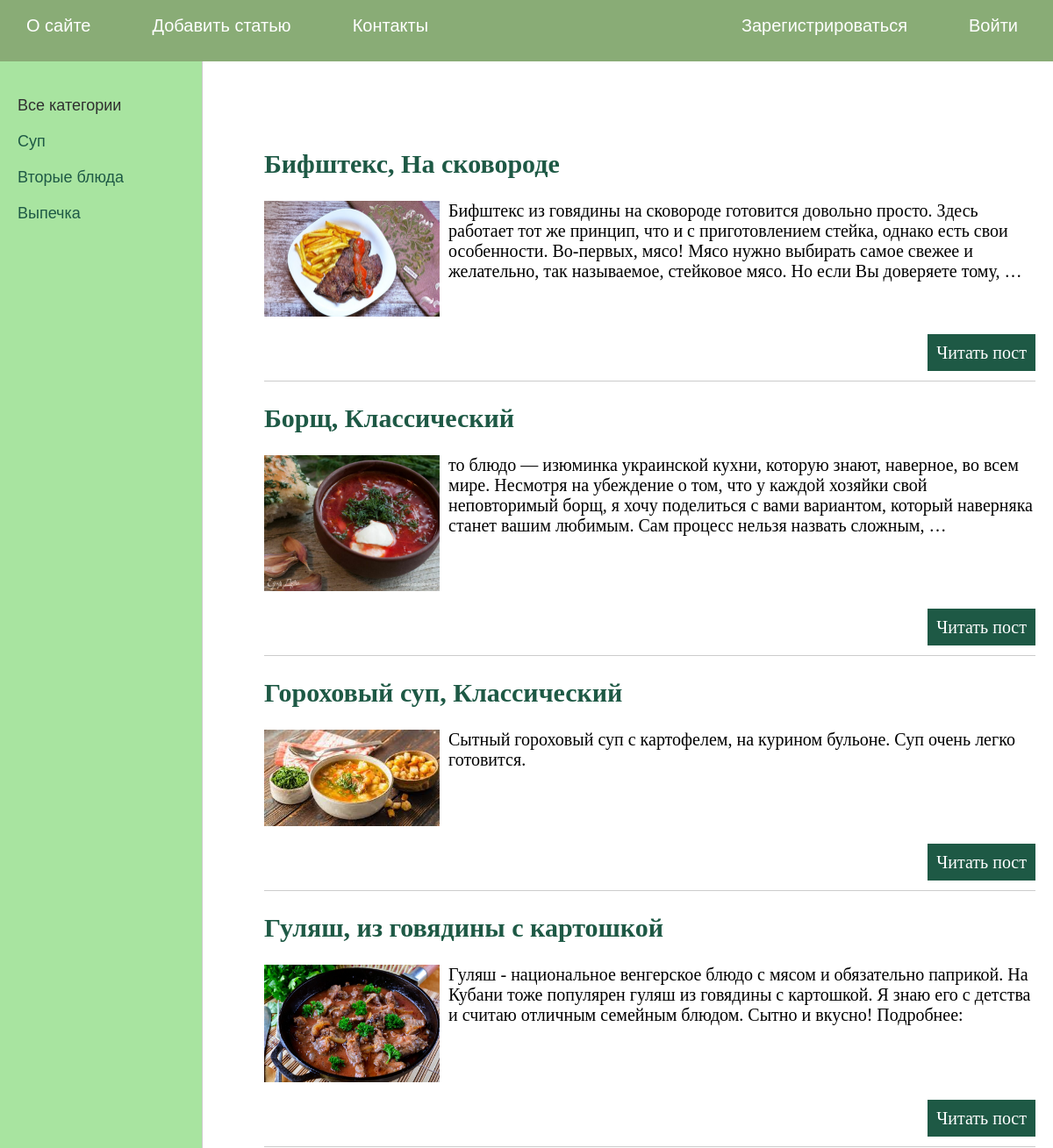
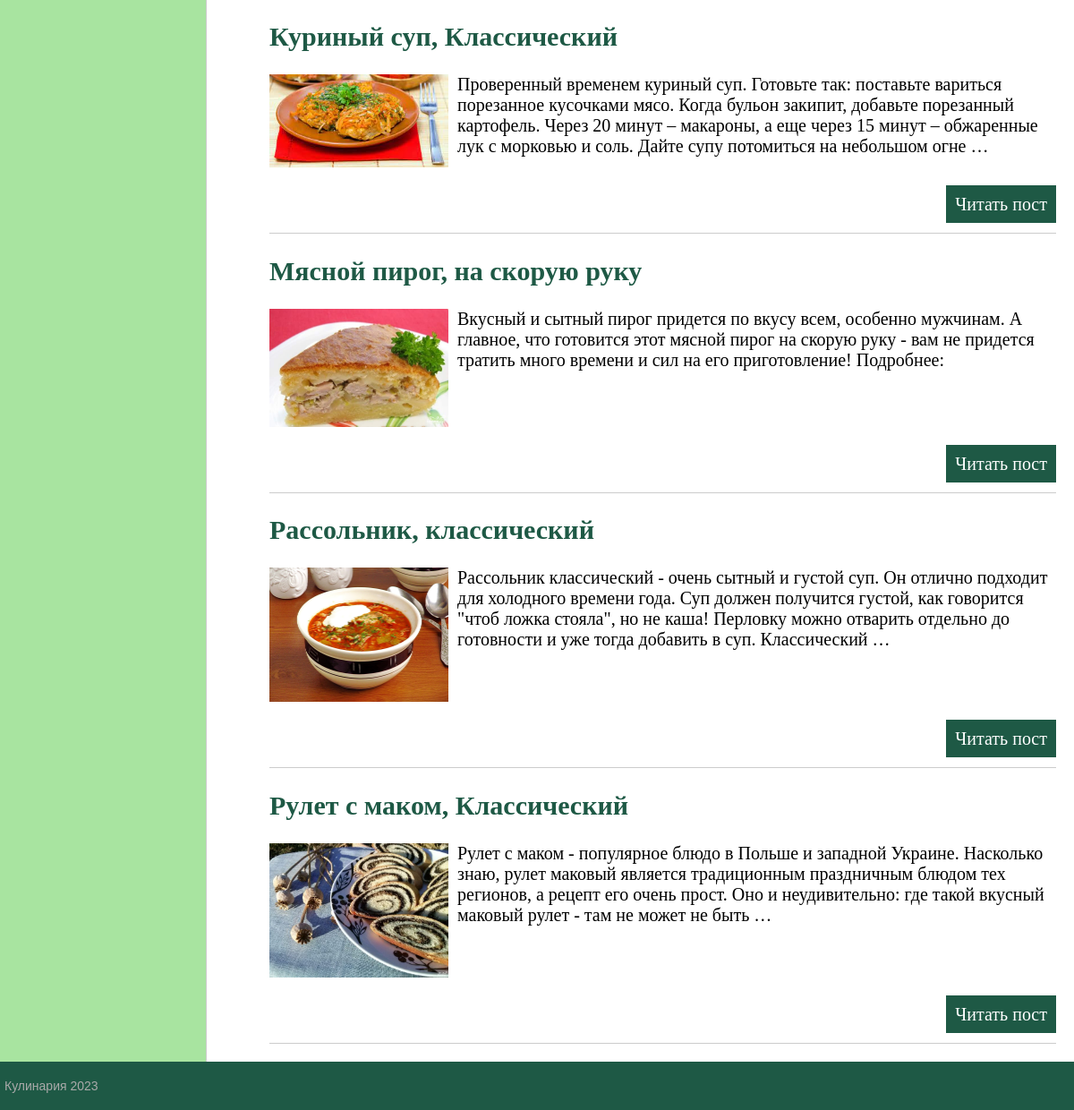
The page / on the database its author committed (2 pictures, top to bottom).
### foods/models.py (models this page shows, shortened)
class TimedModel(models.Model):
    time_create = models.DateTimeField(auto_now_add=True)
    time_update = models.DateTimeField(auto_now=True)
    class Meta:
        abstract = True

class Category(TimedModel):
    name = models.CharField(max_length=100, db_index=True)
    class Meta:
        db_table = "categories"
        verbose_name = "Categorie"

class Foods(TimedModel):
    title = models.CharField(max_length=255)
    content = models.TextField(blank=True)
    call = models.TextField(blank=True)
    photo = models.ImageField(upload_to="photos/%Y/%m/%d/")
    is_published = models.BooleanField(default=True)
    cat = models.ForeignKey(Category, on_delete=models.PROTECT, null=True)
    portions = models.PositiveSmallIntegerField(verbose_name="Порции", null=True)
    calories = models.PositiveIntegerField(null=True)
    class Meta:
        db_table = "foods"
        ordering = ["title"]
        verbose_name = "Food"

### foods/views.py (the view)
# urls.py: path('', index, name='home'),
def index(request):
    posts = Foods.objects.all()
    cats = Category.objects.all()
    context = {
        'posts': posts,
        'cats': cats,
        'title': 'Главная страница',
        'cat_selected': 0,
    }
    return render(request, 'foods/index.html', context=context)

### templates/foods/index.html (shortened to what this page needs)
{% extends 'base.html' %}
{% block content %}
<ul class="list-articles">
	{% for p in posts %}
			<li><h2 class="h2">{{p.title}},  {{p.call}}</h2>
				<img src="/media/{{ p.photo }}" alt="Food" class="img-article-left" height="200px" width="200px">
	{% autoescape on %}
	{{p.content|linebreaks|truncatewords:40}}
	{% endautoescape %}
			<p class="link-read-post"><a href="{% url 'post' p.id %}">Читать пост</a></p>
			</li>
	{% endfor %}
</ul>
{% endblock %}

### templates/base.html (shortened to what this page needs)
{% load static %}
<!DOCTYPE html>
<html>
<head>
	<link type="text/css" href="{% static 'foods/css/style.css' %}" rel="stylesheet" />
</head>
<body>
<table class="table-page" border=0 cellpadding="0" cellspacing="0">
<tr><td valign=top>
{% block mainmenu %}
		<div class="header">
			<ul id="mainmenu" class="mainmenu">
				<li><a href="{% url 'about' %}">О сайте</a></li>
				<li><a href="{% url 'add_page' %}">Добавить статью</a></li>
				<li><a href="{% url 'contact' %}">Контакты</a></li>
				{% if not user.is_authenticated %}
				<li class="last"><a href="{% url 'login' %}">Войти</a></li>
				<li class="last"><a href="{% url 'signup' %}">Зарегистрироваться</a></li>
				{% else %}
				<li class="last">{{ user.username }}</li>
				<li class="last"><a href="{% url 'logout' %}">Выйти</a></li>
				{% endif %}
			</ul>
		</div>
{% endblock mainmenu %}
<table class="table-content" border=0 cellpadding="0" cellspacing="0">
{% block left_sidebar %}
	<tr>
	<td valign="top" class="left-chapters">
	<ul id="leftchapters">
{% if cat_selected == 0 %}
		<li class="selected">Все категории</li>
{% else %}
		<li><a href="{% url 'home' %}">Все категории</a></li>
{% endif %}
{% for c in cats %}
	{% if c.pk == cat_selected %}
		<li class="selected">{{c.name}}</li>
	{% else %}
		<li><a href="{% url 'category' c.id %}">{{c.name}}</a></li>
	{% endif %}
{% endfor %}
	</ul>
</td>
{% endblock %}
<td valign="top" class="content">
	<div class="content-text">
{% block content %}
{% endblock %}
	</div>
</td></tr></table>
</td></tr>
<tr><td valign=top>
	<div id="footer">
		<p>Кулинария 2023</p>
	</div>
</td></tr></table>
</body>
</html>

### static/foods/css/style.css (style rules this page uses)
html, body { font-family: sans-serif; margin: 0; padding: 0; height: 100%; width: 100%; color: #FFFAFA }
a { color: #FFFAFA; text-decoration: none; }
img { max-width: 600px; height: auto; }
img.img-article-left { max-width: 300px; max-height: 400px; height: auto; float: left; padding: 0 10px 10px 0; }
p.link-read-post { text-align: right; }
p.link-read-post a { padding: 10px; min-width: 100px; background: #1E5945; color: #fff; text-decoration: none; }
ul.list-articles { list-style: none; margin: 0; padding: 0; }
ul.list-articles li { border-bottom: 1px solid #ccc; }
.table-page { width: 100%; height: 100%; vertical-align: top; }
.table-page tr { height: 100%; }
.header { background: #89AC76; height: 70px; }
ul.mainmenu { list-style: none; margin: 0; padding: 0; height: 60px; color: #ffffff; font-size: 20px; overflow: hidden; }
ul.mainmenu li { float: left; margin: 18px 40px 0 30px; }
ul.mainmenu li.last { float: right; }
ul.mainmenu li a { color: #ffffff; text-decoration: none; }
.table-content { width: 100%; min-height: 100%; height: 100%; }
.left-chapters { margin: 0; background: #A8E4A0; border-right: 1px solid #ccc; min-height: 100%; }
.left-chapters ul { width: 200px; min-height: 100%; margin: 0; padding: 20px 10px 10px 20px; list-style: none; font-size: 18px; }
.left-chapters ul li { margin: 20px 0 0 0; color: #FFFAF0; }
.left-chapters ul li.selected { color: #303030 }
.left-chapters ul li a { color: #1E5945; text-decoration: none; }
.content { padding: 40px 20px 20px 40px; width: 100%; box-sizing: border-box; }
.content-text { margin: 60px 0 0 30px; color: #000; font-size: 20px; font-family: Yandex Sans Display Light; }
#footer { box-sizing: border-box; background: #1E5945; padding: 5px; color: #aaa; font-size: 14px; text-align: left; overflow: hidden; }
.h2 { font-family:Brush Script MT, Brush Script Std, cursive; color:#1E5945; }
.img-article-left { height: 300px }

### rows shown on the page
Category: name "Суп"
Category: name "Вторые блюда"
Category: name "Выпечка"
Foods: title "Бифштекс", call "На сковороде", photo (picture), content "Бифштекс из говядины на сковороде готовится довольно просто. Здесь работает тот же принцип, что и с приготовлением стейка, однако есть свои особенности. Во-первых, мясо! Мясо нужно выбирать самое свежее и желательно, так называемое, стейковое мясо. Но если Вы доверяете тому, …"
Foods: title "Борщ", call "Классический", photo (picture), content "то блюдо — изюминка украинской кухни, которую знают, наверное, во всем мире. Несмотря на убеждение о том, что у каждой хозяйки свой неповторимый борщ, я хочу поделиться с вами вариантом, который наверняка станет вашим любимым. Сам процесс нельзя назвать сложным, …"
Foods: title "Гороховый суп", call "Классический", photo (picture), content "Сытный гороховый суп с картофелем, на курином бульоне. Суп очень легко готовится."
Foods: title "Гуляш", call "из говядины с картошкой", photo (picture), content "Гуляш - национальное венгерское блюдо с мясом и обязательно паприкой. На Кубани тоже популярен гуляш из говядины с картошкой. Я знаю его с детства и считаю отличным семейным блюдом. Сытно и вкусно! Подробнее:"
Foods: title "Куриный суп", call "Классический", photo (picture), content "Проверенный временем куриный суп. Готовьте так: поставьте вариться порезанное кусочками мясо. Когда бульон закипит, добавьте порезанный картофель. Через 20 минут – макароны, а еще через 15 минут – обжаренные лук с морковью и соль. Дайте супу потомиться на небольшом огне …"
Foods: title "Мясной пирог", call "на скорую руку", photo (picture), content "Вкусный и сытный пирог придется по вкусу всем, особенно мужчинам. А главное, что готовится этот мясной пирог на скорую руку - вам не придется тратить много времени и сил на его приготовление! Подробнее:"
Foods: title "Рассольник", call "классический", photo (picture), content "Рассольник классический - очень сытный и густой суп. Он отлично подходит для холодного времени года. Суп должен получится густой, как говорится \"чтоб ложка стояла\", но не каша! Перловку можно отварить отдельно до готовности и уже тогда добавить в суп. Классический …"
Foods: title "Рулет с маком", call "Классический", photo (picture), content "Рулет с маком - популярное блюдо в Польше и западной Украине. Насколько знаю, рулет маковый является традиционным праздничным блюдом тех регионов, а рецепт его очень прост. Оно и неудивительно: где такой вкусный маковый рулет - там не может не быть …"
